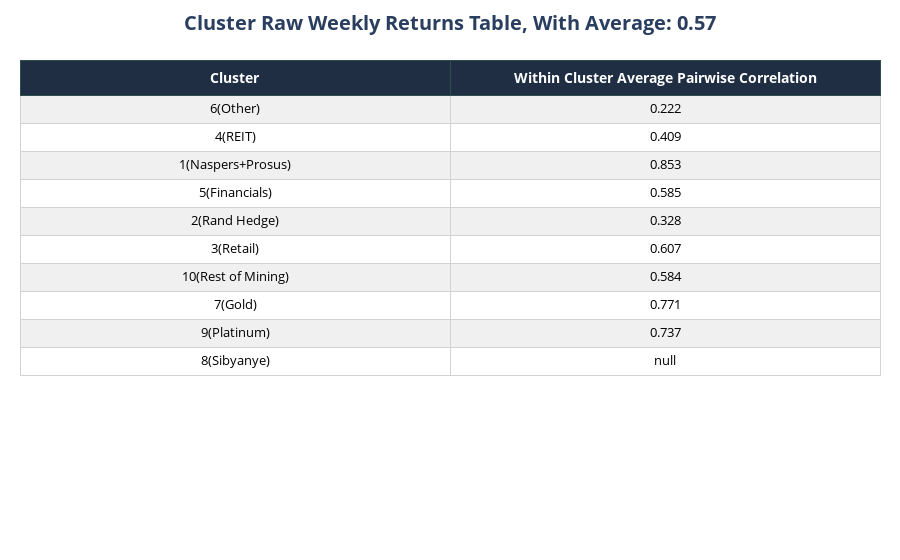
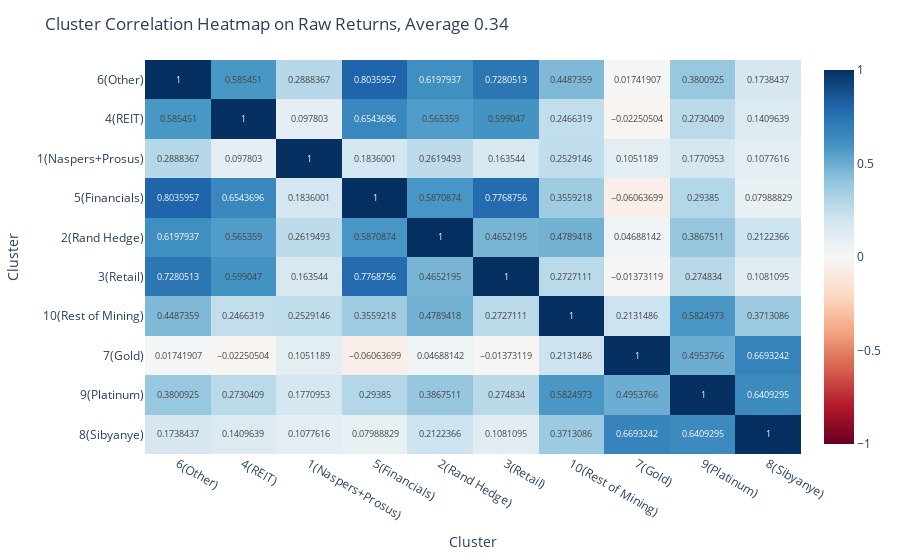

Notebook source saved alongside these figures, in order:
### Code cell
evaluation1(cluster_returns, cluster=True)

### Figure 1 — Plotly figure (JSON) as saved in the notebook; plotly's stock layout.template omitted (floating-point values rounded to 4 significant figures)
{"data": [{"cells": {"align": "center", "fill": {"color": [["#f0f0f0", "#ffffff", "#f0f0f0", "#ffffff", "#f0f0f0", "#ffffff", "#f0f0f0", "#ffffff", "#f0f0f0", "#ffffff"], ["#f0f0f0", "#ffffff", "#f0f0f0", "#ffffff", "#f0f0f0", "#ffffff", "#f0f0f0", "#ffffff", "#f0f0f0", "#ffffff"]]}, "font": {"color": "black", "size": 13}, "height": 28, "line": {"color": "lightgrey"}, "values": [["6(Other)", "4(REIT)", "1(Naspers+Prosus)", "5(Financials)", "2(Rand Hedge)", "3(Retail)", "10(Rest of Mining)", "7(Gold)", "9(Platinum)", "8(Sibyanye)"], [0.222, 0.409, 0.853, 0.585, 0.328, 0.607, 0.584, 0.771, 0.737, null]]}, "header": {"align": "center", "fill": {"color": "#1f2e43"}, "font": {"color": "white", "size": 14}, "height": 35, "line": {"color": "darkslategray"}, "values": ["<b>Cluster</b>", "<b>Within Cluster Average Pairwise Correlation</b>"]}, "type": "table"}], "layout": {"margin": {"b": 20, "l": 20, "r": 20, "t": 60}, "paper_bgcolor": "white", "title": {"font": {"size": 20}, "text": "<b>Cluster Raw Weekly Returns Table, With Average: 0.57</b>", "x": 0.5, "xanchor": "center"}}}

### Figure 2 — Plotly figure (JSON) as saved in the notebook; plotly's stock layout.template omitted (floating-point values rounded to 4 significant figures)
{"data": [{"coloraxis": "coloraxis", "hovertemplate": "Cluster: %{x}<br>Cluster: %{y}<br>color: %{z}<extra></extra>", "name": "0", "texttemplate": "%{z}", "type": "heatmap", "x": ["6(Other)", "4(REIT)", "1(Naspers+Prosus)", "5(Financials)", "2(Rand Hedge)", "3(Retail)", "10(Rest of Mining)", "7(Gold)", "9(Platinum)", "8(Sibyanye)"], "xaxis": "x", "y": ["6(Other)", "4(REIT)", "1(Naspers+Prosus)", "5(Financials)", "2(Rand Hedge)", "3(Retail)", "10(Rest of Mining)", "7(Gold)", "9(Platinum)", "8(Sibyanye)"], "yaxis": "y", "z": [[1, 0.5855, 0.2888, 0.8036, 0.6198, 0.7281, 0.4487, 0.01742, 0.3801, 0.1738], [0.5855, 1, 0.0978, 0.6544, 0.5654, 0.599, 0.2466, -0.02251, 0.273, 0.141], [0.2888, 0.0978, 1, 0.1836, 0.2619, 0.1635, 0.2529, 0.1051, 0.1771, 0.1078], [0.8036, 0.6544, 0.1836, 1, 0.5871, 0.7769, 0.3559, -0.06064, 0.2938, 0.07989], [0.6198, 0.5654, 0.2619, 0.5871, 1, 0.4652, 0.4789, 0.04688, 0.3868, 0.2122], [0.7281, 0.599, 0.1635, 0.7769, 0.4652, 1, 0.2727, -0.01373, 0.2748, 0.1081], [0.4487, 0.2466, 0.2529, 0.3559, 0.4789, 0.2727, 1, 0.2131, 0.5825, 0.3713], [0.01742, -0.02251, 0.1051, -0.06064, 0.04688, -0.01373, 0.2131, 1, 0.4954, 0.6693], [0.3801, 0.273, 0.1771, 0.2938, 0.3868, 0.2748, 0.5825, 0.4954, 1, 0.6409], [0.1738, 0.141, 0.1078, 0.07989, 0.2122, 0.1081, 0.3713, 0.6693, 0.6409, 1]]}], "layout": {"coloraxis": {"cmax": 1, "cmin": -1, "colorscale": [[0, "rgb(103,0,31)"], [0.1, "rgb(178,24,43)"], [0.2, "rgb(214,96,77)"], [0.3, "rgb(244,165,130)"], [0.4, "rgb(253,219,199)"], [0.5, "rgb(247,247,247)"], [0.6, "rgb(209,229,240)"], [0.7, "rgb(146,197,222)"], [0.8, "rgb(67,147,195)"], [0.9, "rgb(33,102,172)"], [1, "rgb(5,48,97)"]]}, "margin": {"t": 60}, "title": {"text": "Cluster Correlation Heatmap on Raw Returns, Average 0.34"}, "xaxis": {"anchor": "y", "domain": [0, 1], "title": {"text": "Cluster"}}, "yaxis": {"anchor": "x", "autorange": "reversed", "domain": [0, 1], "title": {"text": "Cluster"}}}}
